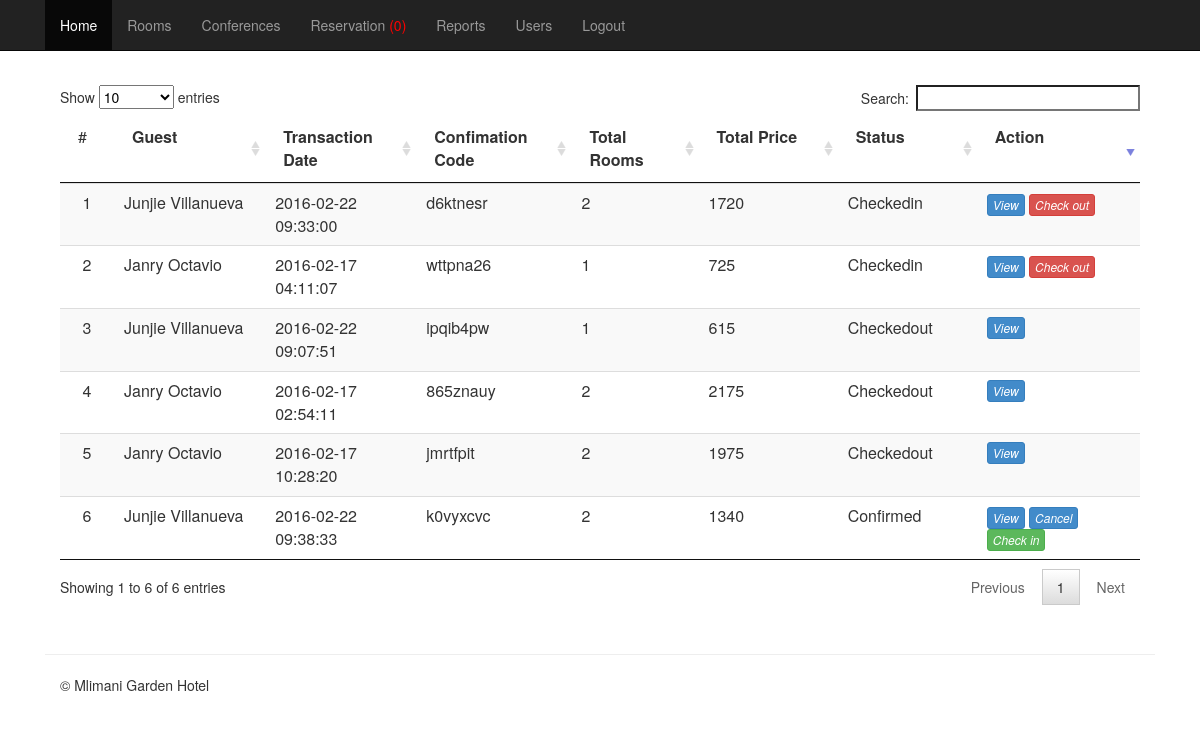
/admin/mod_reservation/index.php (signed in), run on the app's committed database.
### tables this page shows
CREATE TABLE IF NOT EXISTS `tblpayment` (
  `SUMMARYID` int(11) NOT NULL AUTO_INCREMENT,
  `TRANSDATE` datetime NOT NULL,
  `CONFIRMATIONCODE` varchar(30) NOT NULL,
  `PQTY` int(11) NOT NULL,
  `GUESTID` int(11) NOT NULL,
  `SPRICE` double NOT NULL,
  `MSGVIEW` tinyint(1) NOT NULL,
  `STATUS` varchar(30) NOT NULL,
  PRIMARY KEY (`SUMMARYID`),
  UNIQUE KEY `CONFIRMATIONCODE` (`CONFIRMATIONCODE`),
  KEY `GUESTID` (`GUESTID`)
);

CREATE TABLE IF NOT EXISTS `tblguest` (
  `GUESTID` int(11) NOT NULL AUTO_INCREMENT,
  `REFNO` int(11) NOT NULL,
  `G_FNAME` varchar(30) NOT NULL,
  `G_LNAME` varchar(30) NOT NULL,
  `G_CITY` varchar(90) NOT NULL,
  `G_ADDRESS` varchar(90) NOT NULL,
  `DBIRTH` date NOT NULL,
  `G_PHONE` varchar(20) NOT NULL,
  `G_NATIONALITY` varchar(30) NOT NULL,
  `G_COMPANY` varchar(90) NOT NULL,
  `G_CADDRESS` varchar(90) NOT NULL,
  `G_TERMS` tinyint(4) NOT NULL,
  `G_UNAME` varchar(255) NOT NULL,
  `G_PASS` varchar(255) NOT NULL,
  `ZIP` int(11) NOT NULL,
  `LOCATION` varchar(125) NOT NULL,
  PRIMARY KEY (`GUESTID`)
);

### admin/mod_reservation/index.php (called while the page is built, shortened)
<?php
require_once '../themes/backendTemplate.php';
?>

### includes/database.php (called while the page is built, shortened)
<?php
class Database {
	var $sql_string = '';
	private $conn;
	public function open_connection() {
		$this->conn = mysqli_connect(DB_SERVER,DB_USER,DB_PASS,DB_NAME);
	}
	function setQuery($sql='') {
		$this->sql_string=$sql;
	}
	function executeQuery() {
		$result = mysqli_query($this->conn, $this->sql_string);
		return $result;
	}
	private function confirm_query($result) {
		return $result;
	}
	function loadResultList( $key='' ) {
		$cur = $this->executeQuery();
		$array = array();
		while ($row = mysqli_fetch_object( $cur )) {
			if ($key) {
				$array[$row->$key] = $row;
			} else {
				$array[] = $row;
			}
		}
		return $array;
	}
}
$mydb = new Database();
?>

### admin/mod_reservation/list.php (the view, shortened to what this page needs)
<div class="container">
			<div class="panel-body">
<form  method="post" action="processreservation.php?action=delete">
	<table id="table" class="table table-striped" cellspacing="0">
<thead>
<tr>
<td width="5%">#</td>
<td width="90"><strong>Guest</strong></td>
<td width="80"><strong>Transaction Date</strong></td>
<td width="80"><strong>Confimation Code</strong></td>
<td width="70"><strong>Total Rooms</strong></td>
<td width="80"><strong>Total Price</strong></td>
<td width="80"><strong>Status</strong></td>
<td width="100"><strong>Action</strong></td>
</tr>
</thead>
<tbody>
<?php
$mydb->setQuery("SELECT  `G_FNAME` ,  `G_LNAME` ,  `G_ADDRESS` ,  `TRANSDATE` ,  `CONFIRMATIONCODE` ,  `PQTY` ,  `SPRICE` ,`STATUS`
				FROM  `tblpayment` p,  `tblguest` g
				WHERE p.`GUESTID` = g.`GUESTID`
				ORDER BY p.`STATUS`='pending' desc ");
$cur = $mydb->loadResultList();
foreach ($cur as $result) {
?>
<tr>
<td width="5%" align="center"></td>
<td><?php echo $result->G_FNAME." ".$result->G_LNAME; ?></td>
<td><?php echo $result->TRANSDATE; ?></td>
<td><?php echo $result->CONFIRMATIONCODE; ?></td>
<td><?php echo $result->PQTY; ?></td>
<td><?php echo $result->SPRICE; ?></td>
<td><?php echo $result->STATUS; ?></td>
<td >
	<?php
		if($result->STATUS == 'Confirmed'){ ?>
			<a href="index.php?view=view&code=<?php echo $result->CONFIRMATIONCODE; ?>" class="btn btn-primary btn-xs" ><i class="icon-edit">View</a>
			<a href="controller.php?action=cancel&code=<?php echo $result->CONFIRMATIONCODE; ?>" class="btn btn-primary btn-xs" ><i class="icon-edit">Cancel</a>
			<a href="controller.php?action=checkin&code=<?php echo $result->CONFIRMATIONCODE; ?>" class="btn btn-success btn-xs" ><i class="icon-edit">Check in</a>
		<?php
		}elseif($result->STATUS == 'Checkedin'){
	?>
			<a href="index.php?view=view&code=<?php echo $result->CONFIRMATIONCODE; ?>" class="btn btn-primary btn-xs" ><i class="icon-edit">View</a>
			<a href="controller.php?action=checkout&code=<?php echo $result->CONFIRMATIONCODE; ?>" class="btn btn-danger btn-xs" ><i class="icon-edit">Check out</a>
	<?php
		}elseif($result->STATUS == 'Checkedout'){ ?>
			<a href="index.php?view=view&code=<?php echo $result->CONFIRMATIONCODE; ?>" class="btn btn-primary btn-xs" ><i class="icon-edit">View</a>
	<?php
		}
	?>
</td>
<?php }
?>
</table>
</form>
</div>

### admin/css/offcanvas.css (style rules this page uses)
body { padding-top: 70px; }

### data on the page
tblpayment: GUESTID.G_FNAME "Junjie", GUESTID.G_LNAME "Villanueva", TRANSDATE "2016-02-22 09:38:33", CONFIRMATIONCODE "k0vyxcvc", PQTY "2", SPRICE "1340", STATUS "Confirmed"
tblpayment: GUESTID.G_FNAME "Junjie", GUESTID.G_LNAME "Villanueva", TRANSDATE "2016-02-22 09:33:00", CONFIRMATIONCODE "d6ktnesr", PQTY "2", SPRICE "1720", STATUS "Checkedin"
tblpayment: GUESTID.G_FNAME "Junjie", GUESTID.G_LNAME "Villanueva", TRANSDATE "2016-02-22 09:07:51", CONFIRMATIONCODE "ipqib4pw", PQTY "1", SPRICE "615", STATUS "Checkedout"
tblpayment: GUESTID.G_FNAME "Janry", GUESTID.G_LNAME "Octavio", TRANSDATE "2016-02-17 04:11:07", CONFIRMATIONCODE "wttpna26", PQTY "1", SPRICE "725", STATUS "Checkedin"
tblpayment: GUESTID.G_FNAME "Janry", GUESTID.G_LNAME "Octavio", TRANSDATE "2016-02-17 02:54:11", CONFIRMATIONCODE "865znauy", PQTY "2", SPRICE "2175", STATUS "Checkedout"
tblpayment: GUESTID.G_FNAME "Janry", GUESTID.G_LNAME "Octavio", TRANSDATE "2016-02-17 10:28:20", CONFIRMATIONCODE "jmrtfpit", PQTY "2", SPRICE "1975", STATUS "Checkedout"

### other printed values
$result->Total "0"
